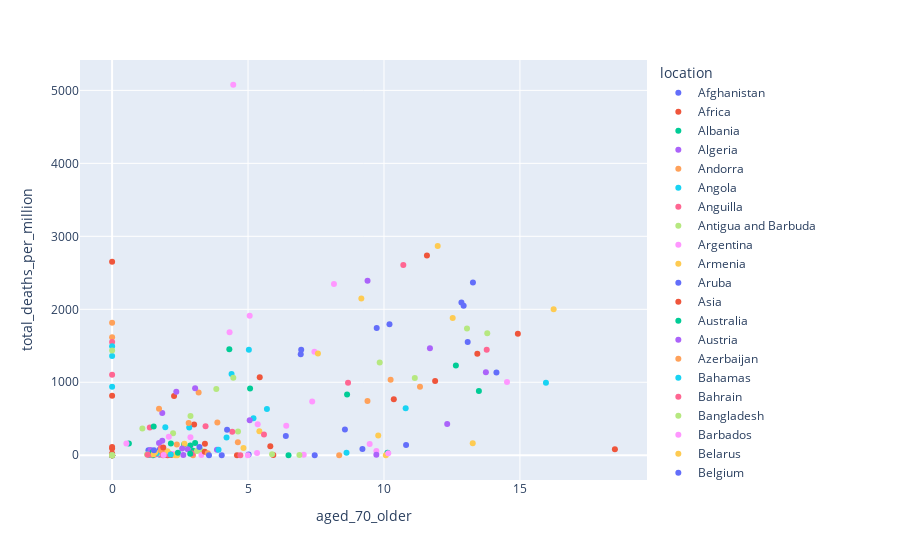

Notebook code cell kept with this figure:
### Code cell
# Receives date and column of interest for every country as a dataframe
def scatter_plot(date, col1, col2):
    tot_df = pd.DataFrame(columns = ['date', 'location', col1, col2])
    # temp_df = pd.DataFrame()
    for c in country_df:
        # Get country specific data and append to main dataframe
        temp_df = owid_df[(owid_df['location']==c) & (owid_df['date']==date)][['date', 'location', col1, col2]]
        tot_df = tot_df.append(temp_df, ignore_index = True).fillna(0)
    tot_df.set_index('date', inplace=True)
    
    # Create Plotly scatter plot
    fig = px.scatter(data_frame=tot_df, x=col2, 
                     y=col1, color="location", trendline="ols",
                 hover_data=['location'])
    fig.show()
    
    return tot_df

# Try median_age, aged_70_older, diabetes_prevalence, male_smokers, 
scatter_plot('2021-05-01', 'total_deaths_per_million', 'aged_70_older')
